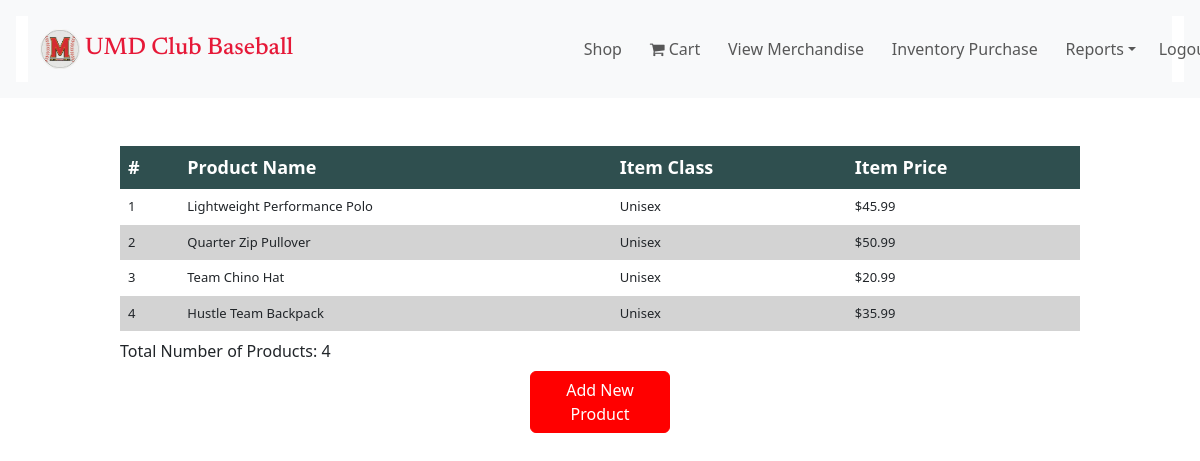
Page /product/manage (signed in) on the committed database.
### models.py (models this page shows, shortened)
class User(UserMixin, db.Model):
    __tablename__ = "user"
    user_id = db.Column(db.Integer, primary_key=True)
    username = db.Column(db.String(100), unique=True, nullable=False)
    password = db.Column(db.String(100), nullable=False)
    role = db.Column(db.String(20), nullable=False, default='CUSTOMER')

class MerchItem(db.Model):
    __tablename__ = 'MerchItem'
    item_id = db.Column(db.Integer, primary_key=True, nullable=False, autoincrement=True)
    item_name = db.Column(db.String(50), nullable=False, unique=True)
    item_price = db.Column(db.Float, nullable=False)
    item_class = db.Column(db.String(20), nullable=False)
    long_desc = db.Column(db.Text)
    manu_details = db.Column(db.Text)
    inventories = db.relationship('Inventory', back_populates='merchitem_ref',
                                  uselist=True, cascade='all, delete-orphan')
    def __repr__(self):
        return f'{self.item_name}'

### app.py (the view)
@app.route('/product/manage')
@login_required
@role_required(['ADMIN', 'MANAGER'])
def manage_products():
    merch_items = MerchItem.query.all()
    print(merch_items)
    return render_template('manage-products.html', MerchItems=merch_items)

### app.py (called while the page is built)
@login_manager.user_loader
def load_user(user_id):
    return User.query.get(int(user_id))

### authorize.py (called while the page is built)
def role_required(roles):
    def decorator(func):
        @wraps(func)
        def wrapper(*args, **kwargs):
            if current_user and current_user.role in roles:
                pass
            else:
                flash('You do not have permission to access this function.', 'error')
                return redirect(request.referrer)
            if callable(getattr(current_app, "ensure_sync", None)):
                return current_app.ensure_sync(func)(*args, **kwargs)
            return func(*args, *kwargs)
        return wrapper
    return decorator

### templates/manage-products.html (shortened to what this page needs)
{% extends "base.html" %}
{% block page_content %}
<div class="page-contents">
    <div class="row">
        <div class="col">
            <table class="summary-table">
                <tr>
                    <th>#</th>
                    <th>Product Name</th>
                    <th>Item Class</th>
                    <th>Item Price</th>
                </tr>
                {% for merchitem in MerchItems %}
                <tr>
                    <td>{{ merchitem.item_id }}</td>
                    <td>{{ merchitem.item_name }}</td>
                    <td>{{ merchitem.item_class }}</td>
                    <td>{{ "$%.2f"|format(merchitem.item_price) }}</td>
                </tr>
                {% endfor %}
            </table>
        </div>
    </div>
    <div class="row mt-2">
        <div class="col">
            Total Number of Products: {{ MerchItems|length }}
        </div>
    </div>
    <div class="row mt-2">
        <div class="d-grid col-2 mx-auto">
             <a href="{{ url_for('product_creation') }}" class="btn btn-primary" role="button">Add New Product</a>
        </div>
    </div>
</div>
{% endblock %}

### templates/base.html (shortened to what this page needs)
<!DOCTYPE html>
<html lang="en">
<head>
    <link href="https://cdn.jsdelivr.net/npm/bootstrap@5.3.3/dist/css/bootstrap.min.css" rel="stylesheet"
>
    <link rel="stylesheet" href="https://cdnjs.cloudflare.com/ajax/libs/font-awesome/4.7.0/css/font-awesome.min.css">
    <link rel="stylesheet" href="{{ url_for('static', filename='css/main.css') }}">
</head>
<body>
    <div class="p-3 m-0 bg-light border-0 bd-example m-0 border-0">
    <div class="navbar-div">
        <nav class="navbar navbar-expand-lg bg-body-tertiary">
            <div class="container-fluid">
                <a class="navbar-brand" href="/">
                    <img class="logo" src="{{ url_for('static', filename='images/Subject.png') }}" alt="UMD Club Baseball Logo">
                    <span class="navbar-header">UMD Club Baseball</span>
                </a>
                <div class="d-flex justify-content-end">
                    <ul class="navbar-nav">
                        <li class="nav-item">
                            <a class="nav-link" href="/merch">Shop</a>
                        </li>
                        <li class="nav-item">
                            <a class="nav-link" href="/cart"><i class="fa fa-shopping-cart"></i> Cart</a>
                        </li>
                        {% if current_user.role in ['ADMIN', 'MANAGER'] %}
                            <li class="nav-item">
                                <a class="nav-link" href="{{ url_for('manage_products') }}">
                                    {{ 'Manage Merchandise' if current_user.role=='ADMIN' else 'View Merchandise' }}</a>
                            </li>
                            <li class="nav-item">
                                <a class="nav-link" href="{{ url_for('inventory_purchase') }}">Inventory Purchase</a>
                            </li>
                            <li class="nav-item dropdown">
                                <a class="nav-link dropdown-toggle" href="#" role="button" data-bs-toggle="dropdown"
                                aria-expanded="false">Reports</a>
                            </li>
                        {% endif %}
                        {% if current_user.is_authenticated %}
                            <ul class="navbar-nav ms-auto">
                                <li class="nav-item">
                                    <a class="nav-link" href="{{ url_for('logout') }}">Logout</a>
                                </li>
                            </ul>
                        {% endif %}
                    </ul>
                </div>
            </div>
        </nav>
    </div>
</div>
{% block page_content %}
{% endblock %}
</body>
</html>

### static/css/main.css (style rules this page uses)
.btn-primary { background-color: red; border-color: red; color: white; }
.row { display: flex; flex-wrap: wrap; }
* { margin: 0; padding: 0; }
.page-contents { width: 80vw !important; display: flex; flex-direction: column; margin-left: 50%; transform: translateX(-50%); justify-content: space-between; margin-top: 48px; max-width: 1200px; margin-bottom: 48px; }
.logo { width: 40px; height: 40px; }
.navbar-div { padding-left: 1%; padding-right: 1%; width:100%; background-color:white; max-width: 185vh; }
.dropdown, .nav-item { margin-right: 1%; margin-left: 1%; white-space: nowrap; }
.navbar-header { color: #E61938; font-family: "Newsreader", serif; font-size: 24px; padding-top: 50px; font-weight: 500; }
.summary-table { width: 100%; border-collapse: collapse; }
.summary-table th, .summary-table td { border: 1px; padding: 8px; text-align: left; font-size: small; }
.summary-table th { font-weight: bold; font-size: large; text-align: left; background-color:darkslategray; color:white; }
.summary-table tbody tr:nth-of-type(odd) { background-color: lightgray; }

### rows in the picture
User: role "View Merchandise"
MerchItem: item_id "1", item_name "Lightweight Performance Polo", item_class "Unisex", item_price "$45.99"
MerchItem: item_id "2", item_name "Quarter Zip Pullover", item_class "Unisex", item_price "$50.99"
MerchItem: item_id "3", item_name "Team Chino Hat", item_class "Unisex", item_price "$20.99"
MerchItem: item_id "4", item_name "Hustle Team Backpack", item_class "Unisex", item_price "$35.99"

### other values in the picture
{{ MerchItems|length }} "4"
